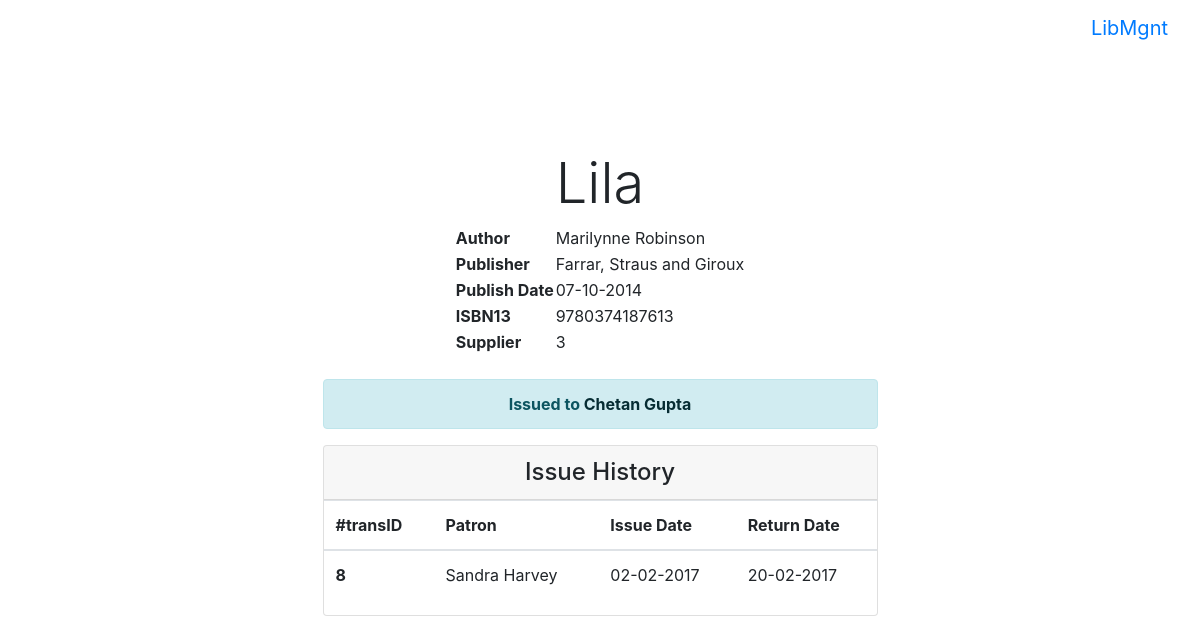
The app's page /book/31 (signed in) with its own data.
### tables this page shows
CREATE TABLE "book" (
	`id`	INTEGER PRIMARY KEY AUTOINCREMENT,
	`title`	VARCHAR(50) NOT NULL,
	`author`	VARCHAR(50) NOT NULL,
	`publishDate`	DATE,
	`publisher`	VARCHAR(50),
	`isbn13`	VARCHAR(13) UNIQUE,
	`supplierID`	INTEGER,
	FOREIGN KEY(`supplierID`) REFERENCES supplier ( id )
);

CREATE TABLE patron(
	id INTEGER PRIMARY KEY AUTOINCREMENT,
	cardNum INTEGER UNIQUE,
	name VARCHAR(50),
	dob DATE,
	doj DATE,
	address TEXT,
	phone VARCHAR(10),
	borrowLimit INTEGER DEFAULT 2);

CREATE TABLE issue_history(
	transID INTEGER PRIMARY KEY,
	bookID INTEGER,
	patronID INTEGER,
	issuedbyID INTEGER,
	returnedtoID INTEGER,
	issueDate DATE,
	returnDate DATE,
	lateFees INTEGER,
	FOREIGN KEY (bookID) REFERENCES book(id),
	FOREIGN KEY (patronID) REFERENCES patron(id),
	FOREIGN KEY (issuedbyID) REFERENCES librarian(id),
	FOREIGN KEY (returnedtoID) REFERENCES librarian(id));

### server.py (the view)
@app.route("/book/<int:bookID>")
@login_required
def bookInfo(bookID):
	payload = {}
	book_exists = db_util.getBookExistence(bookID)
	payload["book_exists"] = book_exists
	if book_exists is True:
		payload['book_info'] = db_util.queryBook({"id":bookID})[0]
		payload['book_status'] = db_util.getBookStatus(bookID)
		payload['issue_history'] = db_util.queryIssueHistoryByBook(bookID)
		payload['issued_to'] = db_util.queryIssueByBook(bookID,patron=True)
	return render_template("bookinfo.html", payload=payload)

### db_util.py (called while the page is built)
def queryIssueByBook(bookID, patron=False):
	try:
		if patron:
			cursor.execute('''
				SELECT transID,bookID,patronID,librarianID,issueDate,name
				FROM issue,patron
				WHERE patronID=patron.id AND bookID=?;''',(bookID, ))
		else:
			cursor.execute('''SELECT * FROM issue WHERE bookID=?''', (bookID, ))
		issue = cursor.fetchone()
		return issue
	except Exception as e:
		print(e)
		return None

def queryIssueHistoryByBook(bookID):
	try:
		cursor.execute('''SELECT transID,patronID,name,issueDate,returnDate
			FROM issue_history,patron
			WHERE patronID=patron.id AND bookID=?
			ORDER BY returnDate DESC, transID DESC;''', (bookID, ))
		issue_history = cursor.fetchall()
		return issue_history
	except Exception as e:
		print(e)
		return None

def getBookStatus(bookID):
	try:
		cursor.execute('''SELECT COUNT(*) FROM issue WHERE bookID=?''', (bookID, ))
		flag = cursor.fetchone()
		return flag[0] == 0
	except Exception as e:
		print(e)
		return None

def getBookExistence(bookID):
	try:
		cursor.execute('''SELECT COUNT(*) FROM book WHERE id=?''', (bookID,))
		flag = cursor.fetchone()
		return flag[0] == 1
	except Exception as e:
		print(e)
		return None

### librarian.py (called while the page is built)
	def get(self, username):
		try:
			cursor.execute('''SELECT * FROM librarian WHERE username=:username''', (username, ))
			librarian = cursor.fetchone()
			self.librarianID = librarian[0]
			self.username = librarian[1]
			self.password = librarian[2]
			self.authenticated = False
			return self
		except Exception as e:
			print(e)
			return None

### server.py (called while the page is built)
@login_manager.user_loader
def user_loader(username):
	return Librarian().get(username)

### templates/bookinfo.html (shortened to what this page needs)
{% extends "base.html" %}
{% block body %}
{% if payload.book_exists %}
<div class="container-fluid" style="padding-top: 70px;">
	<h3 class="display-4 text-center">{{payload.book_info[1]}}</h3>
	<table align="center">
		<tbody>
			<tr>
				<th scope="row">Author</th>
				<td>{{payload.book_info[2]}}</td>
			</tr>
			<tr>
				<th scope="row">Publisher</th>
				<td>{{payload.book_info[4]}}</td>
			</tr>
			<tr>
				<th scope="row">Publish Date</th>
				<td>{{payload.book_info[3]}}</td>
			</tr>
			<tr>
				<th scope="row">ISBN13</th>
				<td>{{payload.book_info[5]}}</td>
			</tr>
			<tr>
				<th scope="row">Supplier</th>
				<td>{{payload.book_info[6]}}</td>
			</tr>
		</tbody>
	</table>
	<br>
	<div class="container col-sm-6 text-center">
	{% if payload.book_status %}
	<div class="alert alert-success" role="alert">
		<strong>Available</strong>
	</div>
	{% else %}
	<div class="alert alert-info" role="alert">
		<strong>Issued to </strong> <a href="/patron/{{payload.issued_to[2]}}" class="alert-link">{{payload.issued_to[5]}}</a>
	</div>
	{% endif %}
	</div>
	<div class="col-sm-6 container">
			<div class="card card-outline-primary">
				<h4 class="card-header text-center card-outline-primary">
					Issue History
				</h4>
				<div class="card-block table-responsive">
					<table class="table table-hover">
						<thead>
							<tr>
							<th>#transID</th>
								<th>Patron</th>
								<th>Issue Date</th>
								<th>Return Date</th>
							</tr>
						</thead>
						<tbody>
							{% for issue in payload.issue_history %}
							<tr>
								<th scope="row">{{issue[0]}}</th>
								<td>{{issue[2]}}</td>
								<td>{{issue[3]}}</td>
								<td>{{issue[4]}}</td>
							</tr>
							{% endfor %}
						</tbody>
					</table>
				</div>
			</div>
		</div>
</div>
<br><br>
{% else %}
<div class="container text-center" style="padding-top: 100px;">
<div class="alert alert-danger" role="alert">
  <strong>Oh snap!</strong> Book does not exist.
</div>
</div>
{% endif %}
{% endblock %}

### static/css/base.css (style rules this page uses)
body { padding-top: 5rem; }

### records on screen
book: title "Lila", author "Marilynne Robinson", publisher "Farrar, Straus and Giroux", publishDate "07-10-2014", isbn13 "9780374187613", supplierID "3"
patron: name "Chetan Gupta"
issue_history: transID "8", name "Sandra Harvey", issueDate "02-02-2017", returnDate "20-02-2017"
